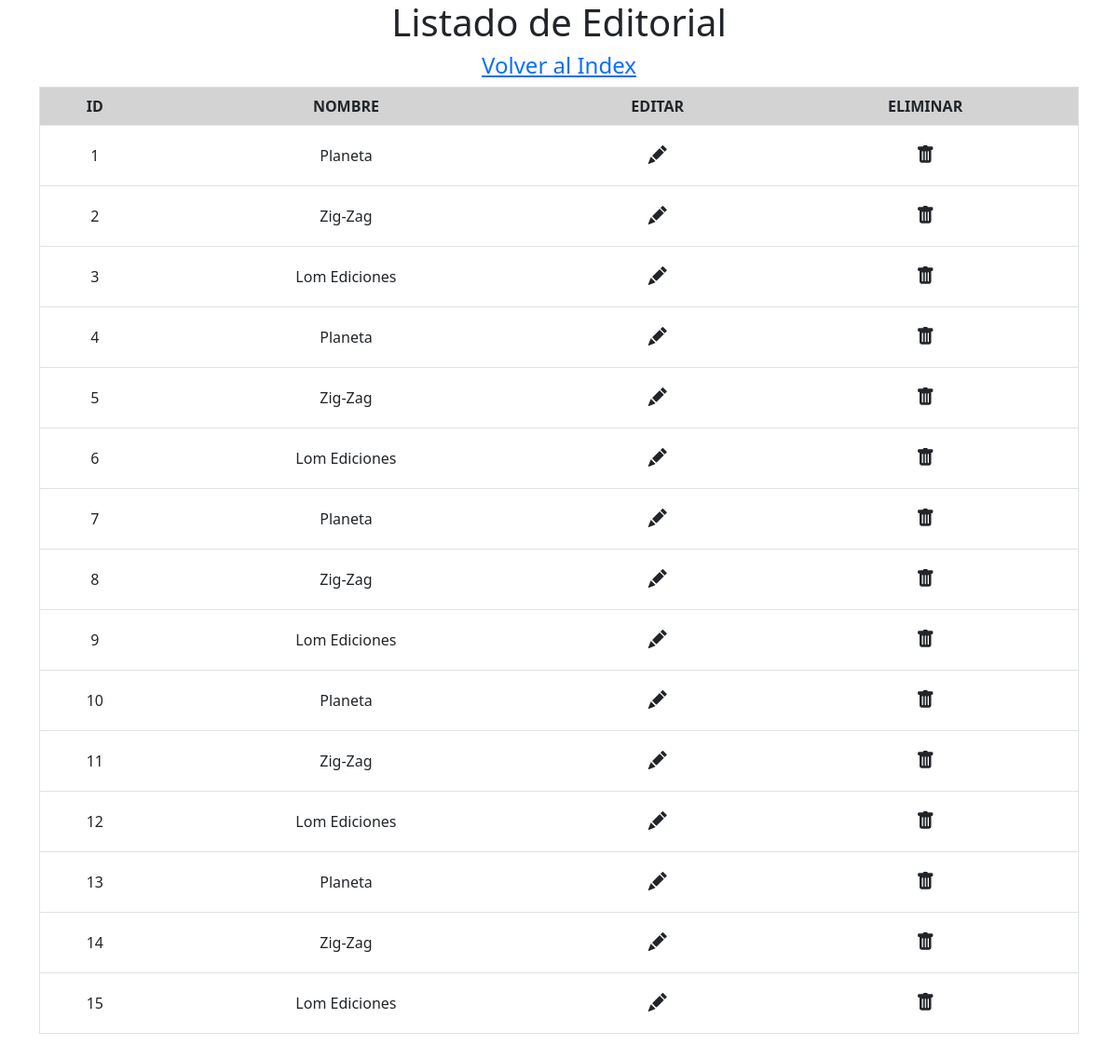
Screenshot of /listado_editorial with the database file from the repository.
### gestion/models.py (models this page shows, shortened)
class Editorial(models.Model):
    nombre = models.CharField(max_length=100)

### gestion/views.py (the view)
# urls.py: path('listado_editorial', views.mostrarListadoEditorial),
def mostrarListadoEditorial(request):
    edi = Editorial.objects.all().values()
    datos = {'edi':edi}
    return render(request, 'listado_editorial.html', datos)

### gestion/templates/listado_editorial.html (shortened to what this page needs)
<!DOCTYPE html>
<html lang="en">
    <head>
        <link href="https://cdn.jsdelivr.net/npm/bootstrap@5.2.0/dist/css/bootstrap.min.css" rel="stylesheet"/>
        <link rel="stylesheet" href="https://cdn.jsdelivr.net/npm/bootstrap-icons@1.9.1/font/bootstrap-icons.css"/>
    </head>
    <body>
        <div class="container">
            <h1 class="text-center">Listado de Editorial</h1>
            <h4 class="text-center"><a href="/menu_admin">Volver al Index</a></h4>
            {% if edi %}
                <table border="1" class="table table-hover text-center">
                    <tr bgcolor="lightgray">
                        <th>ID</th>
                        <th>NOMBRE</th>
                        <th>EDITAR</th>
                        <th>ELIMINAR</th>
                    </tr>
                {% for x in edi %}
                    <tr class="align-middle">
                        <td>{{ x.id }}</td>
                        <td>{{ x.nombre }}</td>
                        <td>
                            <a href="/form_actualizar_editorial/{{ x.id }}" class="btn btn-lg">
                                <i class="bi bi-pencil-fill"></i>
                            </a>
                        </td>
                        <td>
                            <button type="button" onClick="botonEliminar({{ x.id }})" class="btn btn-lg">
                                <i class="bi bi-trash-fill"></i>
                            </button>
                        </td>
                    </tr>
                {% endfor %}
                </table>
                <br/>
            {% else %}
                <h2 class="text-center  text-danger">No Hay Registros De Publicación Para Listar</h2>
            {% endif %}
        </div>
    </body>
</html>

### rows the page displays
Editorial: id "1", nombre "Planeta"
Editorial: id "2", nombre "Zig-Zag"
Editorial: id "3", nombre "Lom Ediciones"
Editorial: id "4", nombre "Planeta"
Editorial: id "5", nombre "Zig-Zag"
Editorial: id "6", nombre "Lom Ediciones"
Editorial: id "7", nombre "Planeta"
Editorial: id "8", nombre "Zig-Zag"
Editorial: id "9", nombre "Lom Ediciones"
Editorial: id "10", nombre "Planeta"
Editorial: id "11", nombre "Zig-Zag"
Editorial: id "12", nombre "Lom Ediciones"
Editorial: id "13", nombre "Planeta"
Editorial: id "14", nombre "Zig-Zag"
Editorial: id "15", nombre "Lom Ediciones"
